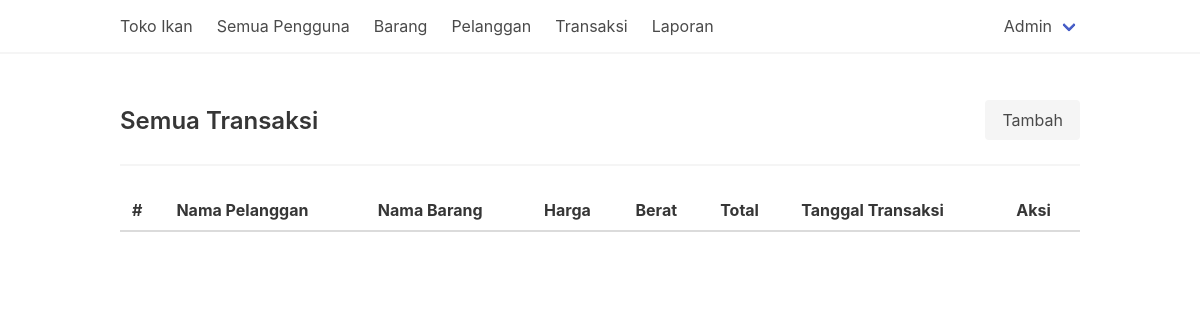
The app's page /transaksi.php (signed in), older data.
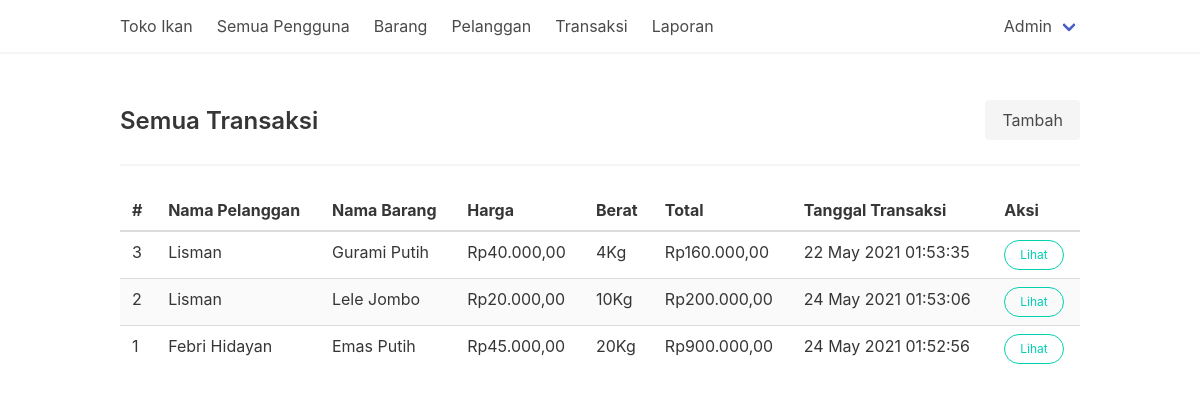
The same page, newer data.
### tables this page shows
CREATE TABLE `transaksi` (
  `id_transaksi_055` int(11) NOT NULL,
  `harga_transaksi_055` decimal(16,2) NOT NULL,
  `jumlah_transaksi_055` int(11) NOT NULL,
  `total_transaksi_055` decimal(16,2) NOT NULL,
  `tanggal_transaksi_055` timestamp NOT NULL DEFAULT current_timestamp() ON UPDATE current_timestamp(),
  `barang_id_055` int(11) DEFAULT NULL,
  `user_id_055` int(11) DEFAULT NULL
);

CREATE TABLE `users` (
  `id_user_055` int(11) NOT NULL,
  `nama_user_055` varchar(40) NOT NULL,
  `username_user_055` varchar(30) NOT NULL,
  `password_user_055` varchar(255) NOT NULL,
  `telepon_user_055` varchar(20) NOT NULL,
  `alamat_user_055` varchar(80) NOT NULL,
  `role_user_055` enum('admin','waiter','owner','customer') DEFAULT 'customer'
);

CREATE TABLE `barang` (
  `id_barang_055` int(11) NOT NULL,
  `nama_barang_055` varchar(30) NOT NULL,
  `harga_barang_055` decimal(16,2) NOT NULL,
  `stok_barang_055` int(11) NOT NULL
);

### config/function.php (called while the page is built, shortened)
<?php
function money($number)
{
    return 'Rp' . number_format($number, 2, ',', '.');
}
function dateTime($now)
{
    return date('d F Y H:i:s', strtotime($now));
}
function kilo($amount)
{
    return "{$amount}Kg";
}

### transaksi.php (the view, shortened to what this page needs)
<?php
require_once "template/theHeader.php";
?>
<div class="level">
    <div class="level-left">
        <div class="level-item">
            <h1 class="title is-4">Semua Transaksi</h1>
        </div>
    </div>
    <div class="level-right">
        <div class="level-item">
            <a href="transaksi-create.php" class="button is-light">Tambah</a>
        </div>
    </div>
</div>
<hr>
<div class="table-container">
    <table class="table is-hoverable is-striped is-fullwidth">
        <thead>
            <tr>
                <th>#</th>
                <th>Nama Pelanggan</th>
                <th>Nama Barang</th>
                <th>Harga</th>
                <th>Berat</th>
                <th>Total</th>
                <th>Tanggal Transaksi</th>
                <th>Aksi</th>
            </tr>
        </thead>
        <tbody>
            <?php
            $sql = "SELECT * FROM transaksi JOIN barang ON barang.id_barang_055 = transaksi.barang_id_055 JOIN users ON users.id_user_055 = transaksi.user_id_055 ORDER BY id_transaksi_055 DESC";
            $query = $conn->query($sql);
            while ($item = $query->fetch_object()) {
            ?>
                <tr>
                    <td><?= $item->id_transaksi_055; ?></td>
                    <td><?= $item->nama_user_055; ?></td>
                    <td><?= $item->nama_barang_055; ?></td>
                    <td><?= money($item->harga_transaksi_055); ?></td>
                    <td><?= kilo($item->jumlah_transaksi_055); ?></td>
                    <td><?= money($item->total_transaksi_055); ?></td>
                    <td><?= dateTime($item->tanggal_transaksi_055); ?></td>
                    <td>
                        <a href="transaksi-show.php?id=<?= $item->id_transaksi_055; ?>" class="button is-small is-rounded is-outlined is-primary">
                            Lihat
                        </a>
                    </td>
                </tr>
            <?php } ?>
        </tbody>
    </table>
</div>
<?php
require_once "template/theFooter.php"
?>

Row changes from the older to the newer data that the page shows:
added transaksi: id_transaksi_055 "3", user_id_055.nama_user_055 "Lisman", barang_id_055.nama_barang_055 "Gurami Putih", harga_transaksi_055 "Rp40.000,00", jumlah_transaksi_055 "4Kg", total_transaksi_055 "Rp160.000,00", tanggal_transaksi_055 "22 May 2021 01:53:35"
added transaksi: id_transaksi_055 "2", user_id_055.nama_user_055 "Lisman", barang_id_055.nama_barang_055 "Lele Jombo", harga_transaksi_055 "Rp20.000,00", jumlah_transaksi_055 "10Kg", total_transaksi_055 "Rp200.000,00", tanggal_transaksi_055 "24 May 2021 01:53:06"
added transaksi: id_transaksi_055 "1", user_id_055.nama_user_055 "Febri Hidayan", barang_id_055.nama_barang_055 "Emas Putih", harga_transaksi_055 "Rp45.000,00", jumlah_transaksi_055 "20Kg", total_transaksi_055 "Rp900.000,00", tanggal_transaksi_055 "24 May 2021 01:52:56"
